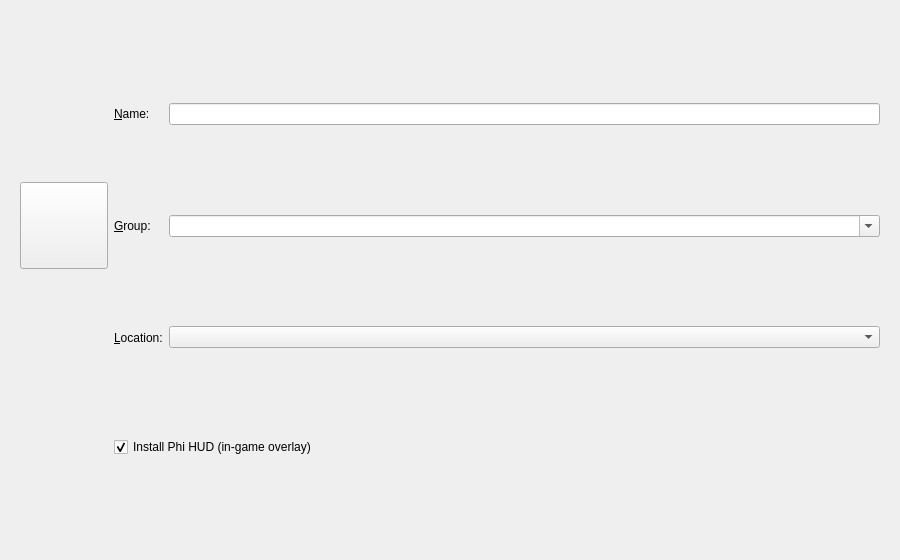
<?xml version="1.0" encoding="UTF-8"?>
<ui version="4.0">
 <class>NewInstanceDialog</class>
 <widget class="QDialog" name="NewInstanceDialog">
  <property name="windowModality">
   <enum>Qt::WindowModality::ApplicationModal</enum>
  </property>
  <property name="geometry">
   <rect>
    <x>0</x>
    <y>0</y>
    <width>900</width>
    <height>560</height>
   </rect>
  </property>
  <property name="windowTitle">
   <string>New Instance</string>
  </property>
  <property name="windowIcon">
   <iconset>
    <normaloff>:/icons/toolbar/new</normaloff>:/icons/toolbar/new</iconset>
  </property>
  <property name="modal">
   <bool>true</bool>
  </property>
  <layout class="QVBoxLayout" name="verticalLayout">
   <item>
    <widget class="QWidget" name="formWidget" native="true">
      <layout class="QGridLayout" name="gridLayout_2">
       <item row="2" column="1">
        <widget class="QLabel" name="instDirLabel">
         <property name="text">
          <string>&amp;Location:</string>
         </property>
         <property name="buddy">
          <cstring>instDirBox</cstring>
         </property>
        </widget>
       </item>
       <item row="2" column="2">
        <widget class="QComboBox" name="instDirBox"/>
       </item>
       <item row="1" column="2">
        <widget class="QComboBox" name="groupBox">
         <property name="editable">
          <bool>true</bool>
         </property>
        </widget>
       </item>
       <item row="1" column="1">
        <widget class="QLabel" name="groupLabel">
         <property name="text">
          <string>&amp;Group:</string>
         </property>
         <property name="buddy">
          <cstring>groupBox</cstring>
         </property>
        </widget>
       </item>
       <item row="0" column="2">
        <widget class="QLineEdit" name="instNameTextBox">
         <property name="maxLength">
          <number>128</number>
         </property>
        </widget>
       </item>
       <item row="0" column="1">
        <widget class="QLabel" name="nameLabel">
         <property name="text">
          <string>&amp;Name:</string>
         </property>
         <property name="buddy">
          <cstring>instNameTextBox</cstring>
         </property>
        </widget>
       </item>
       <item row="3" column="1" colspan="2">
        <widget class="QCheckBox" name="installHudBox">
         <property name="text">
          <string>Install Phi HUD (in-game overlay)</string>
         </property>
         <property name="checked">
          <bool>true</bool>
         </property>
        </widget>
       </item>
       <item row="0" column="0" rowspan="3">
        <widget class="QToolButton" name="iconButton">
         <property name="iconSize">
          <size>
           <width>80</width>
           <height>80</height>
          </size>
         </property>
        </widget>
       </item>
      </layout>
    </widget>
   </item>
  </layout>
 </widget>
 <tabstops>
  <tabstop>iconButton</tabstop>
  <tabstop>instNameTextBox</tabstop>
  <tabstop>groupBox</tabstop>
  <tabstop>instDirBox</tabstop>
  <tabstop>installHudBox</tabstop>
 </tabstops>
 <resources/>
 <connections/>
</ui>
